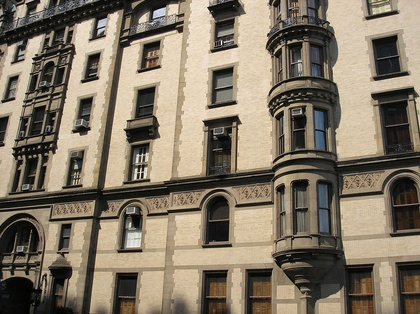
%> input picture building.jpg, 420 x 314 px, shrunk from 1024 x 766 before the run
$ octave SIFT_LOG.m   (GNU Octave 9; MATLAB toolbox functions it lacks are replaced by stand-ins)
%> lines starting %> are read from the running program, lines starting %| are printed output that depends on the picture
% from feature.m in tutorial 3
%or load a real image
img = double(imread('building.jpg'));
img = mean(img,3);
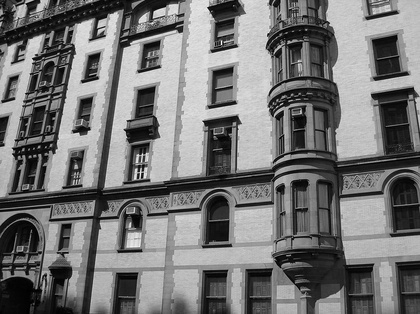
%> img: size 314x420 double; min 0, max 252, mean 117.1
%perform base-level smoothing to supress noise
imgS = img;
cnt = 1;
k = 1.1;
sigma = 2.0;
%s = k.^(8:3:96)*sigma; % 30 diff scales
s = k.^(1:2:80)*sigma; % 30 diff scales
responseLoG = zeros(size(img,1),size(img,2),length(s));
%% Filter over a set of scales
%> (the run ends here)
